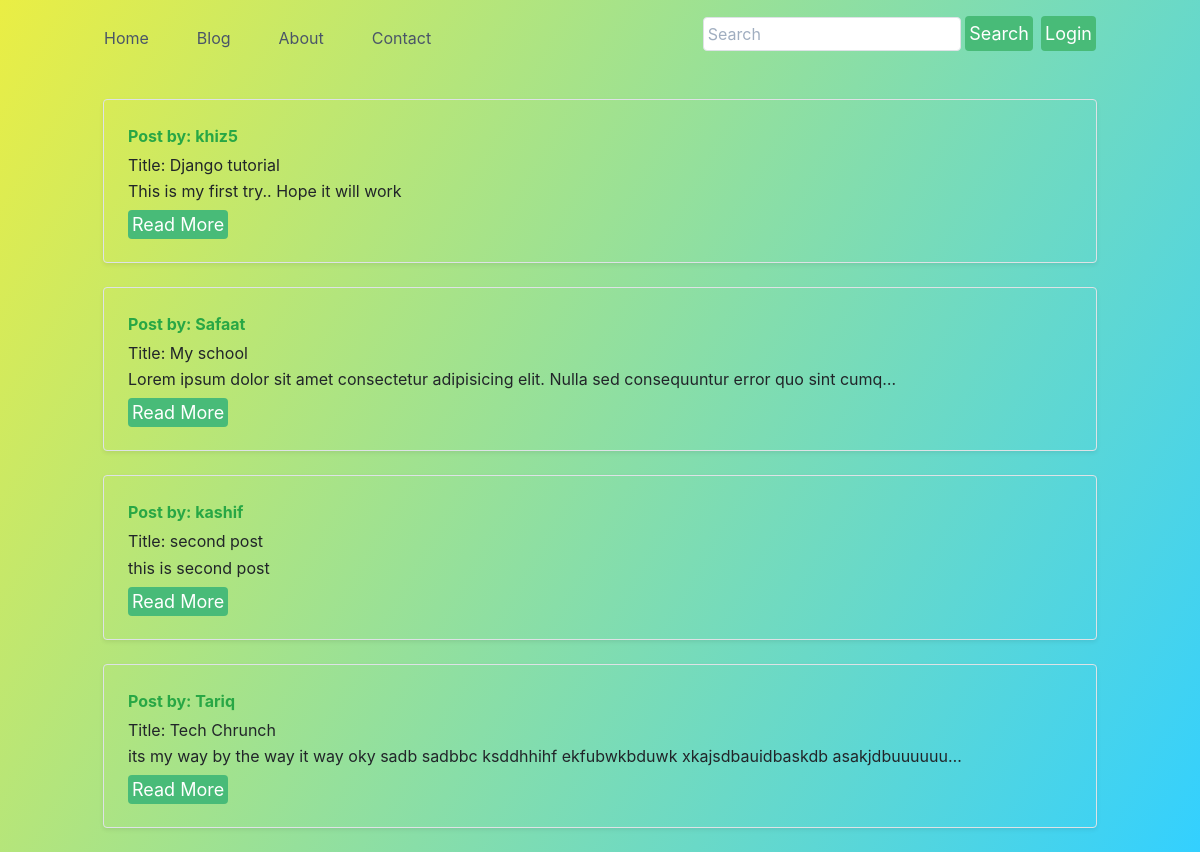
Screenshot of /blog/ with the database file from the repository.
### blog/models.py (models this page shows, shortened)
class Post(models.Model):
    sno = models.AutoField(primary_key=True)
    title = models.CharField(max_length=100)
    author = models.CharField(max_length=13)
    content = models.TextField()
    slug = models.CharField(max_length=100)
    timestamp = models.DateTimeField(default=now)

### blog/views.py (the view)
# urls.py: path('',views.blogHome,name='blogHome'),
def blogHome(request):
    allpost = Post.objects.all().order_by('-timestamp')
    context ={
        'allpost': allpost
    }
    return(render(request,'blog/blogHome.html',context))

### templates/blog/blogHome.html (shortened to what this page needs)
{% extends 'base.html' %}
{% block body %}
<div class="container my-4 ">
{% for post in allpost %}
    <div class="row no-gutters border rounded overflow-hidden flex-md-row mb-4 shadow-sm h-md-250 position-relative">
        <div class="col p-4 d-flex flex-column position-static">
            <strong class="d-inline-block mb-2 text-success">Post by: {{post.author}} </strong>
            <h3 class="mb-0">Title: {{ post.title }}</h3>
            <p class="mb-2"> {{post.content| truncatechars:100}} </p>
            <div>
                <a href="/blog/{{post.slug}}" role="button" class="text-white bg-green-500 border-0 px-1 py-1 mb-2 mr-2  focus:outline-none hover:bg-green-600 rounded text-lg">Read More</a>
            </div>
        </div>
    </div>
{% endfor %}
</div>
{% endblock body %}

### templates/base.html (style rules this page uses)
body { background-image: linear-gradient(120deg, #eaee44, #33d0ff); background-attachment: fixed; }
.mb-2, .my-2 { margin-bottom: 0.5rem !important; }

### rows the page displays
Post: author "khiz5", title "Django tutorial", content "This is my first try.. Hope it will work"
Post: author "Safaat", title "My school", content "Lorem ipsum dolor sit amet consectetur adipisicing elit. Nulla sed consequuntur error quo sint cumq…"
Post: author "kashif", title "second post", content "this is second post"
Post: author "Tariq", title "Tech Chrunch", content "its my way by the way it way oky sadb sadbbc ksddhhihf ekfubwkbduwk xkajsdbauidbaskdb asakjdbuuuuuu…"
